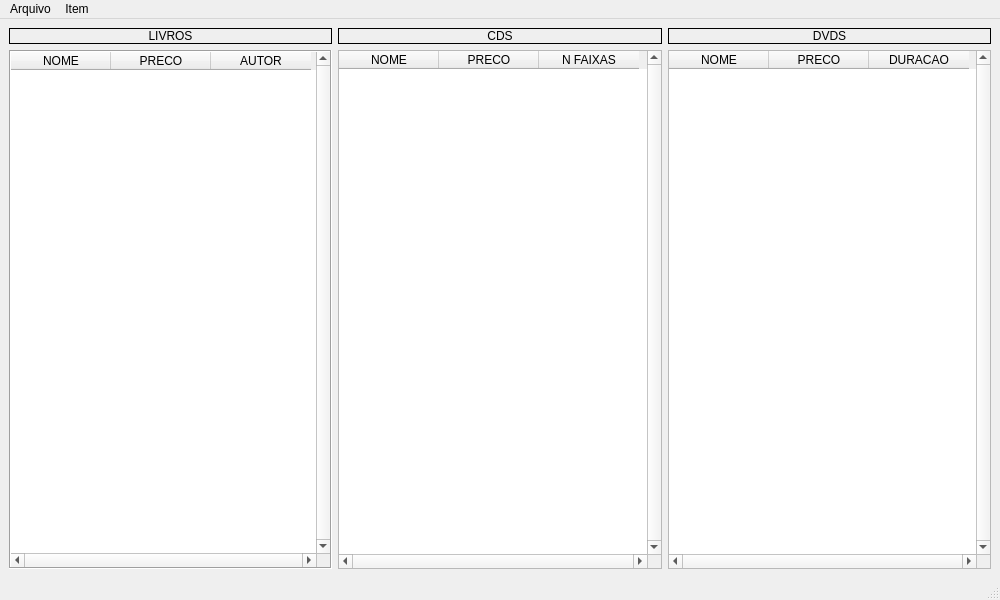
<?xml version="1.0" encoding="UTF-8"?>
<ui version="4.0">
 <class>MainLoja</class>
 <widget class="QMainWindow" name="MainLoja">
  <property name="geometry">
   <rect>
    <x>0</x>
    <y>0</y>
    <width>1000</width>
    <height>600</height>
   </rect>
  </property>
  <property name="windowTitle">
   <string>Estoque em loja</string>
  </property>
  <widget class="QWidget" name="centralwidget">
   <layout class="QHBoxLayout" name="horizontalLayout">
    <item>
     <layout class="QVBoxLayout" name="verticalLayout">
      <item>
       <widget class="QLabel" name="label">
        <property name="autoFillBackground">
         <bool>true</bool>
        </property>
        <property name="frameShape">
         <enum>QFrame::Box</enum>
        </property>
        <property name="frameShadow">
         <enum>QFrame::Plain</enum>
        </property>
        <property name="text">
         <string>LIVROS</string>
        </property>
        <property name="scaledContents">
         <bool>true</bool>
        </property>
        <property name="alignment">
         <set>Qt::AlignCenter</set>
        </property>
       </widget>
      </item>
      <item>
       <widget class="QTableWidget" name="tableWidget">
        <property name="frameShape">
         <enum>QFrame::Box</enum>
        </property>
        <property name="frameShadow">
         <enum>QFrame::Sunken</enum>
        </property>
        <property name="verticalScrollBarPolicy">
         <enum>Qt::ScrollBarAlwaysOn</enum>
        </property>
        <property name="horizontalScrollBarPolicy">
         <enum>Qt::ScrollBarAlwaysOn</enum>
        </property>
        <property name="tabKeyNavigation">
         <bool>false</bool>
        </property>
        <property name="selectionMode">
         <enum>QAbstractItemView::SingleSelection</enum>
        </property>
        <property name="selectionBehavior">
         <enum>QAbstractItemView::SelectRows</enum>
        </property>
        <attribute name="verticalHeaderVisible">
         <bool>false</bool>
        </attribute>
        <column>
         <property name="text">
          <string>NOME</string>
         </property>
        </column>
        <column>
         <property name="text">
          <string>PRECO</string>
         </property>
        </column>
        <column>
         <property name="text">
          <string>AUTOR</string>
         </property>
        </column>
       </widget>
      </item>
     </layout>
    </item>
    <item>
     <layout class="QVBoxLayout" name="verticalLayout_2">
      <item>
       <widget class="QLabel" name="label_2">
        <property name="autoFillBackground">
         <bool>true</bool>
        </property>
        <property name="frameShape">
         <enum>QFrame::Box</enum>
        </property>
        <property name="text">
         <string>CDS</string>
        </property>
        <property name="alignment">
         <set>Qt::AlignCenter</set>
        </property>
       </widget>
      </item>
      <item>
       <widget class="QTableWidget" name="tableWidget_2">
        <property name="verticalScrollBarPolicy">
         <enum>Qt::ScrollBarAlwaysOn</enum>
        </property>
        <property name="horizontalScrollBarPolicy">
         <enum>Qt::ScrollBarAlwaysOn</enum>
        </property>
        <property name="tabKeyNavigation">
         <bool>false</bool>
        </property>
        <property name="selectionMode">
         <enum>QAbstractItemView::SingleSelection</enum>
        </property>
        <property name="selectionBehavior">
         <enum>QAbstractItemView::SelectRows</enum>
        </property>
        <attribute name="verticalHeaderVisible">
         <bool>false</bool>
        </attribute>
        <column>
         <property name="text">
          <string>NOME</string>
         </property>
        </column>
        <column>
         <property name="text">
          <string>PRECO</string>
         </property>
        </column>
        <column>
         <property name="text">
          <string>N FAIXAS</string>
         </property>
        </column>
       </widget>
      </item>
     </layout>
    </item>
    <item>
     <layout class="QVBoxLayout" name="verticalLayout_3">
      <item>
       <widget class="QLabel" name="label_3">
        <property name="autoFillBackground">
         <bool>true</bool>
        </property>
        <property name="frameShape">
         <enum>QFrame::Box</enum>
        </property>
        <property name="text">
         <string>DVDS</string>
        </property>
        <property name="alignment">
         <set>Qt::AlignCenter</set>
        </property>
       </widget>
      </item>
      <item>
       <widget class="QTableWidget" name="tableWidget_3">
        <property name="verticalScrollBarPolicy">
         <enum>Qt::ScrollBarAlwaysOn</enum>
        </property>
        <property name="horizontalScrollBarPolicy">
         <enum>Qt::ScrollBarAlwaysOn</enum>
        </property>
        <property name="tabKeyNavigation">
         <bool>false</bool>
        </property>
        <property name="selectionMode">
         <enum>QAbstractItemView::SingleSelection</enum>
        </property>
        <property name="selectionBehavior">
         <enum>QAbstractItemView::SelectRows</enum>
        </property>
        <attribute name="verticalHeaderVisible">
         <bool>false</bool>
        </attribute>
        <column>
         <property name="text">
          <string>NOME</string>
         </property>
        </column>
        <column>
         <property name="text">
          <string>PRECO</string>
         </property>
        </column>
        <column>
         <property name="text">
          <string>DURACAO</string>
         </property>
        </column>
       </widget>
      </item>
     </layout>
    </item>
   </layout>
  </widget>
  <widget class="QMenuBar" name="menubar">
   <property name="geometry">
    <rect>
     <x>0</x>
     <y>0</y>
     <width>1000</width>
     <height>21</height>
    </rect>
   </property>
   <widget class="QMenu" name="menuItem">
    <property name="title">
     <string>Item</string>
    </property>
    <addaction name="action_Incluir_Livro"/>
    <addaction name="action_Incluir_CD"/>
    <addaction name="action_Incluir_DVD"/>
   </widget>
   <widget class="QMenu" name="menuArquivo">
    <property name="title">
     <string>Arquivo</string>
    </property>
    <addaction name="action_Ler"/>
    <addaction name="action_Salvar"/>
    <addaction name="separator"/>
    <addaction name="actionSair"/>
   </widget>
   <addaction name="menuArquivo"/>
   <addaction name="menuItem"/>
  </widget>
  <widget class="QStatusBar" name="statusBar">
   <property name="mouseTracking">
    <bool>false</bool>
   </property>
   <property name="contextMenuPolicy">
    <enum>Qt::DefaultContextMenu</enum>
   </property>
   <property name="acceptDrops">
    <bool>true</bool>
   </property>
  </widget>
  <action name="action_Ler">
   <property name="text">
    <string>&quot;Ler&quot;</string>
   </property>
  </action>
  <action name="action_Salvar">
   <property name="text">
    <string>&quot;Salvar&quot;</string>
   </property>
  </action>
  <action name="actionSair">
   <property name="text">
    <string>Sair</string>
   </property>
  </action>
  <action name="action_Incluir_Livro">
   <property name="text">
    <string>&quot;Incluir Livro&quot;</string>
   </property>
  </action>
  <action name="action_Incluir_CD">
   <property name="text">
    <string>&quot;Incluir CD&quot;</string>
   </property>
  </action>
  <action name="action_Incluir_DVD">
   <property name="text">
    <string>&quot;Incluir DVD&quot;</string>
   </property>
  </action>
 </widget>
 <tabstops>
  <tabstop>tableWidget</tabstop>
  <tabstop>tableWidget_3</tabstop>
  <tabstop>tableWidget_2</tabstop>
 </tabstops>
 <resources/>
 <connections/>
</ui>
